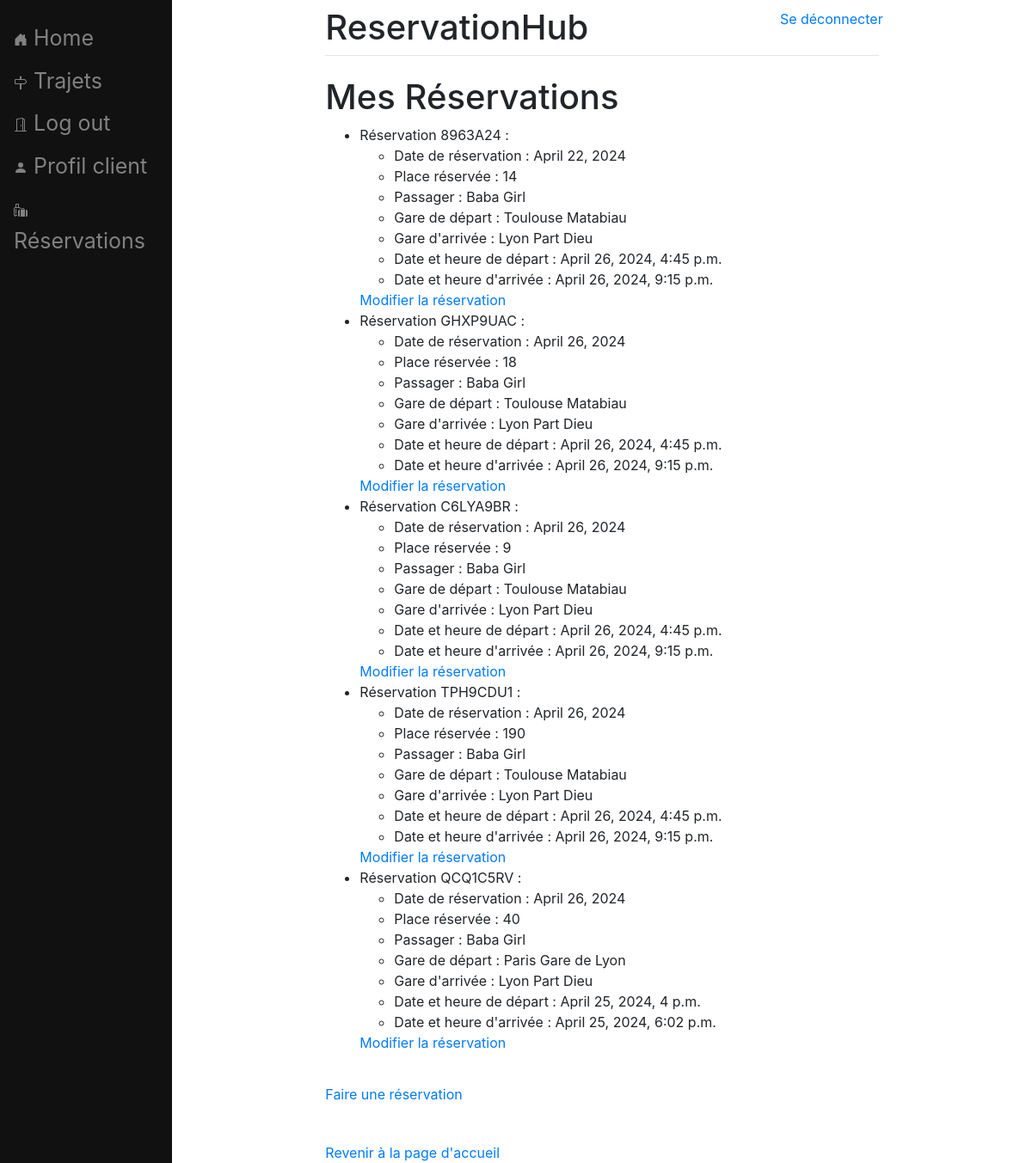
/reservationhub/mes_reservations/ (signed in), run on the app's committed database.
### reservationhub/models.py (models this page shows, shortened)
class Reservation(models.Model):
    date_reservation = models.DateField()
    numero_reservation = models.CharField(max_length=50)
    numero_place = models.IntegerField(default=0)
    passager = models.ForeignKey(Passager, on_delete=models.CASCADE, null=True)
    trajet = models.ForeignKey(Trajet, on_delete=models.CASCADE)
    utilisateur_reservation = models.ForeignKey(Client, on_delete=models.CASCADE)

class Passager(models.Model):
    nom = models.CharField(max_length=100)
    prenom = models.CharField(max_length=100)
    date_naissance = models.DateField()
    utilisateur = models.ForeignKey(User, on_delete=models.CASCADE, null=True)
    def __str__(self):
        return f"{self.prenom} {self.nom}"

class Trajet(models.Model):
    gare_depart = models.ForeignKey(Gare, related_name='trajets_de_depart', on_delete=models.CASCADE)
    date_heure_depart = models.DateTimeField()
    gare_arrivee = models.ForeignKey(Gare, related_name='trajets_d_arrivee', on_delete=models.CASCADE)
    date_heure_arrivee = models.DateTimeField()

class Gare(models.Model):
    nom = models.CharField(max_length=100)
    def __str__(self):
        return self.nom

### reservationhub/views.py (the view)
# urls.py: path("mes_reservations/", views.mes_reservations, name='mes_reservations'),
def mes_reservations(request):
    if request.user.is_authenticated:
        client = Client.objects.get(user=request.user)
        reservations = Reservation.objects.filter(utilisateur_reservation=client)
        return render(request, 'reservationhub/mes_reservations.html', {'reservations': reservations})
    else:
        return render(request, 'reservationhub/mes_reservations.html', {})

### reservationhub/templates/reservationhub/mes_reservations.html (shortened to what this page needs)
<!DOCTYPE html>
{%extends 'reservationhub/base.html'%}
{% block content%}
    <a href="{% url 'reservationhub:accueil' %}" style="position: absolute; top: 10px; right: 10px;">Se déconnecter</a>
    <h1>Mes Réservations</h1>
    <ul>
        {% for reservation in reservations %}
            <li>
                Réservation {{ reservation.numero_reservation }} :
                <ul>
                    <li>Date de réservation : {{ reservation.date_reservation }}</li>
                    <li>Place réservée : {{ reservation.numero_place }}</li>
                    <li>Passager : {{ reservation.passager }}</li>
                    <li>Gare de départ : {{ reservation.trajet.gare_depart }}</li>
                    <li>Gare d'arrivée : {{ reservation.trajet.gare_arrivee }}</li>
                    <li>Date et heure de départ : {{ reservation.trajet.date_heure_depart }}</li>
                    <li>Date et heure d'arrivée : {{ reservation.trajet.date_heure_arrivee }}</li>
                </ul>
                <a href="{% url 'reservationhub:modifier_reservation' reservation.id %}" class="modifier-reservation-button">Modifier la réservation</a>
            </li>
        {% empty %}
            <li>Aucune réservation trouvée.</li>
        {% endfor %}
    </ul>
    <a href="{% url 'reservationhub:trajets' %}" class="reservations-button" style="margin-top: 20px; display: inline-block;">Faire une réservation</a>
    <br><br>
    <a href="{% url 'reservationhub:accueil_connecte' %}" class="reservations-button" style="margin-top: 20px; display: inline-block;">Revenir à la page d'accueil</a>
{%endblock%}

### data on the page
Reservation: numero_reservation "8963A24", date_reservation "April 22, 2024", numero_place "14", passager "Baba Girl", trajet.gare_depart "Toulouse Matabiau", trajet.gare_arrivee "Lyon Part Dieu", trajet.date_heure_depart "April 26, 2024, 4:45 p.m.", trajet.date_heure_arrivee "April 26, 2024, 9:15 p.m."
Reservation: numero_reservation "GHXP9UAC", date_reservation "April 26, 2024", numero_place "18", passager "Baba Girl", trajet.gare_depart "Toulouse Matabiau", trajet.gare_arrivee "Lyon Part Dieu", trajet.date_heure_depart "April 26, 2024, 4:45 p.m.", trajet.date_heure_arrivee "April 26, 2024, 9:15 p.m."
Reservation: numero_reservation "C6LYA9BR", date_reservation "April 26, 2024", numero_place "9", passager "Baba Girl", trajet.gare_depart "Toulouse Matabiau", trajet.gare_arrivee "Lyon Part Dieu", trajet.date_heure_depart "April 26, 2024, 4:45 p.m.", trajet.date_heure_arrivee "April 26, 2024, 9:15 p.m."
Reservation: numero_reservation "TPH9CDU1", date_reservation "April 26, 2024", numero_place "190", passager "Baba Girl", trajet.gare_depart "Toulouse Matabiau", trajet.gare_arrivee "Lyon Part Dieu", trajet.date_heure_depart "April 26, 2024, 4:45 p.m.", trajet.date_heure_arrivee "April 26, 2024, 9:15 p.m."
Reservation: numero_reservation "QCQ1C5RV", date_reservation "April 26, 2024", numero_place "40", passager "Baba Girl", trajet.gare_depart "Paris Gare de Lyon", trajet.gare_arrivee "Lyon Part Dieu", trajet.date_heure_depart "April 25, 2024, 4 p.m.", trajet.date_heure_arrivee "April 25, 2024, 6:02 p.m."
